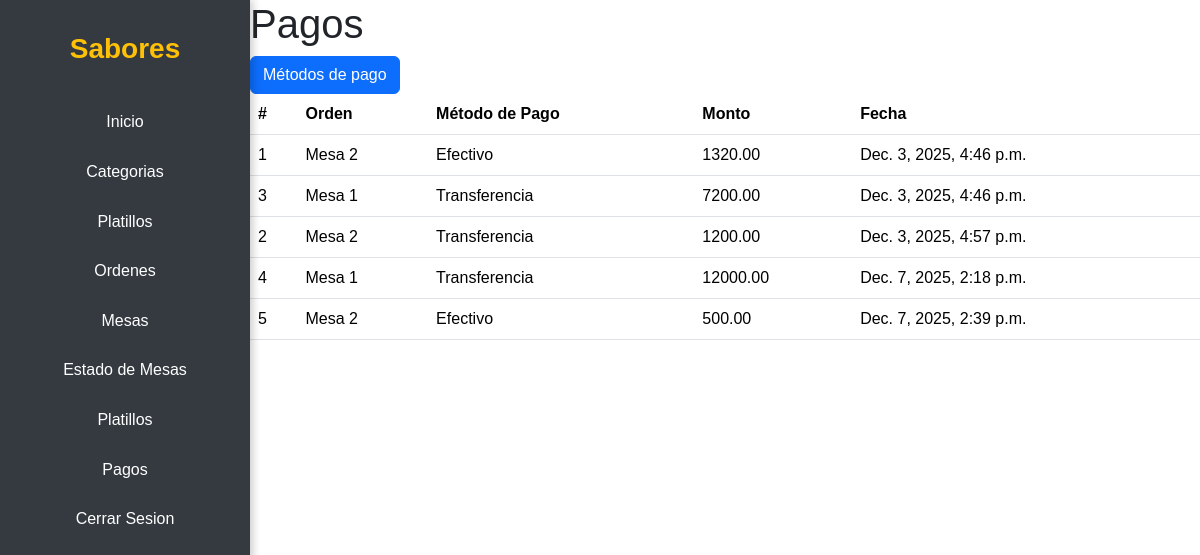
Before: /ordenes/pagos/ (signed in) with the older database file.
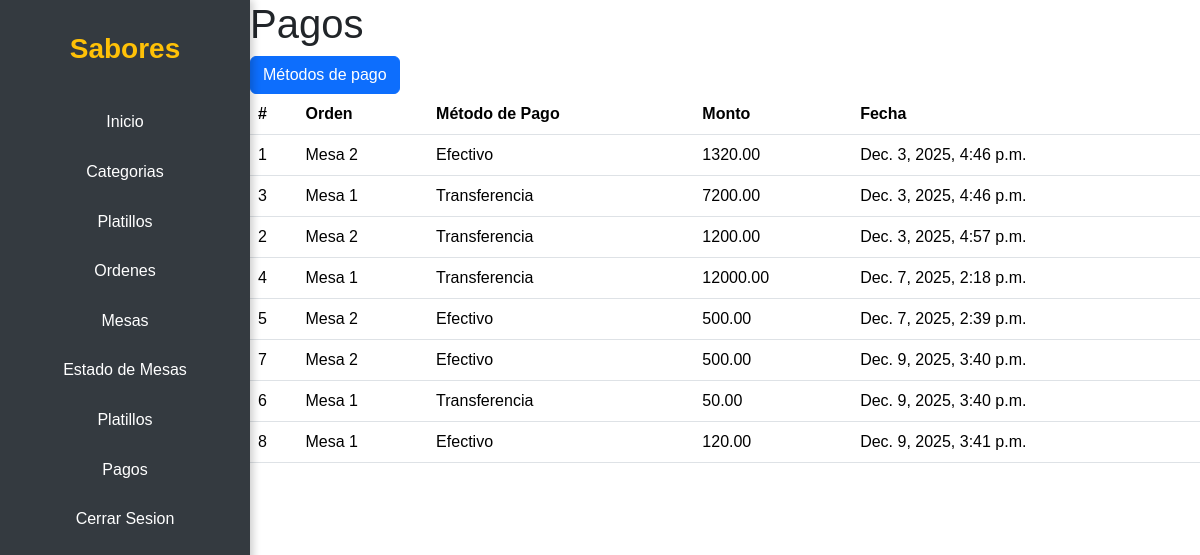
After: the same page with the newer database file.
### apps/ordenes/models.py (models this page shows, shortened)
class Pago(models.Model):
    orden = models.ForeignKey(Orden, on_delete=models.CASCADE, related_name='pagos')
    metodo_pago = models.ForeignKey(MetodoPago, on_delete=models.CASCADE, related_name='pagos')
    cantidad = models.DecimalField(max_digits=10, decimal_places=2)
    fecha_hora = models.DateTimeField(auto_now_add=True)

class Orden(models.Model):
    empleado = models.ForeignKey(AppUser, on_delete=models.CASCADE, related_name='ordenes')
    mesa = models.ForeignKey(Mesa, on_delete=models.CASCADE, related_name='ordenes')
    fecha_hora = models.DateTimeField(auto_now_add=True)
    estatus = models.CharField(max_length=50, default='pendiente')
    def __str__(self):
        return self.mesa.nombre

class Mesa(models.Model):
    nombre = models.CharField(max_length=100, null=False)
    capacidad = models.IntegerField(null=False)
    estado = models.ForeignKey(MesaEstado, on_delete=models.CASCADE, related_name='mesas_estado')

class MetodoPago(models.Model):
    nombre = models.CharField(max_length=50)

### apps/ordenes/views.py (the view)
# urls.py: path('pagos/', views.PagoListView.as_view(), name='pagos_list'),
class PagoListView(LoginRequiredMixin, ListView):
    model = Pago
    template_name = 'pagos/pagos_list.html'
    context_object_name = 'pagos'

### templates/pagos/pagos_list.html
{% extends 'main/base.html' %}
{% block content %}
<h1>Pagos</h1>
<a class="btn btn-primary" href="{% url 'ordenes:metodos_pago_list' %}">Métodos de pago</a>
<table class="table">
    <thead>
        <tr>
            <th>#</th>
            <th>Orden</th>
            <th>Método de Pago</th>
            <th>Monto</th>
            <th>Fecha</th>
        </tr>
    </thead>
    <tbody>
        {% for pago in pagos %}
        <tr>
            <td>{{ pago.orden.id }}</td>
            <td>{{ pago.orden }}</td>
            <td>{{ pago.metodo_pago.nombre }}</td>
            <td>{{ pago.cantidad }}</td>
            <td>{{ pago.fecha_hora }}</td>
        </tr>
        {% endfor %}
    </tbody>
</table>
{% endblock %}

### templates/main/base.html (shortened to what this page needs)
<!DOCTYPE html>
<html lang="es">
<head>
    <link href="https://cdn.jsdelivr.net/npm/bootstrap@5.3.2/dist/css/bootstrap.min.css" rel="stylesheet">
</head>
<body>
    <nav class="sidebar">
        <h3>Sabores</h3>
        <a href="{% url "main_index" %}">Inicio</a>
        <a href="{% url "platillos:categoria_list" %}">Categorias</a>
        <a href="{% url "platillos:platillos_list" %}">Platillos</a>
        <a href="{% url "ordenes:ordenes_list" %}">Ordenes</a>
        <a href="{% url "ordenes:mesas_list" %}">Mesas</a>
        <a href="{% url "ordenes:mesas_estado_list" %}">Estado de Mesas</a>
        <a href="{% url "platillos:platillos_list" %}">Platillos</a>
        <a href="{% url 'ordenes:pagos_list' %}"> Pagos</a>
        {% if request.user.is_authenticated %}
        <a href="{% url "accounts:logout" %}">Cerrar Sesion</a>
        {% else %}
        <a href="{% url "accounts:login" %}">Iniciar Sesion</a>
        <a href="{% url "accounts:register" %}">Registrarte</a>
        {% endif %}
    </nav>
    {% block content %}{% endblock content %}
</body>
</html>

### templates/main/base.html (style rules this page uses)
body { font-family: 'Arial', sans-serif; margin-left: 250px; }
.sidebar { position: fixed; top: 0; left: 0; width: 250px; height: 100%; background-color: #343a40; color: white; display: flex; flex-direction: column; align-items: center; padding-top: 2rem; box-shadow: 3px 0 8px rgba(0, 0, 0, 0.2); }
.sidebar h3 { color: #ffc107; margin-bottom: 2rem; font-weight: bold; }
.sidebar a { color: white; text-decoration: none; padding: 0.8rem 1rem; display: block; width: 100%; text-align: center; transition: background 0.3s; }

Changed rows visible on the page:
added Pago: orden.id "7", orden "Mesa 2", metodo_pago.nombre "Efectivo", cantidad "500.00", fecha_hora "Dec. 9, 2025, 3:40 p.m."
added Pago: orden.id "6", orden "Mesa 1", metodo_pago.nombre "Transferencia", cantidad "50.00", fecha_hora "Dec. 9, 2025, 3:40 p.m."
added Pago: orden.id "8", orden "Mesa 1", metodo_pago.nombre "Efectivo", cantidad "120.00", fecha_hora "Dec. 9, 2025, 3:41 p.m."
